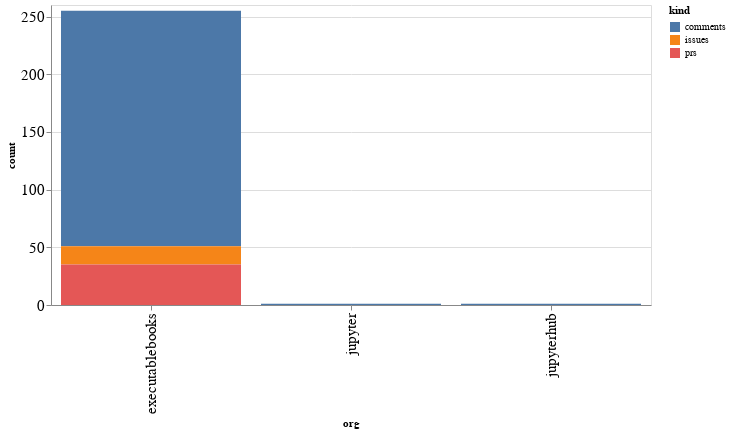

The notebook cell this image was saved under:
### Code cell
alt.Chart(org_summaries, width=600).mark_bar().encode(
    x='org',
    y='count',
    color='kind',
    tooltip="org"
)

### Figure 1 — Vega-Lite specification as saved in the notebook (floating-point values rounded to 4 significant figures)
{"config": {"axisLeft": {"labelFontSize": 15}, "axisBottom": {"labelFontSize": 15}}, "data": {"name": "data-0e54b19a8d0bcf68b391f3ec16946c8d"}, "mark": "bar", "encoding": {"color": {"type": "nominal", "field": "kind"}, "tooltip": {"type": "nominal", "field": "org"}, "x": {"type": "nominal", "field": "org"}, "y": {"type": "quantitative", "field": "count"}}, "width": 600, "$schema": "https://vega.github.io/schema/vega-lite/v4.8.1.json", "datasets": {"data-0e54b19a8d0bcf68b391f3ec16946c8d": [{"org": "executablebooks", "kind": "comments", "count": 204}, {"org": "executablebooks", "kind": "issues", "count": 16}, {"org": "executablebooks", "kind": "prs", "count": 35}, {"org": "jupyter", "kind": "comments", "count": 1}, {"org": "jupyterhub", "kind": "comments", "count": 1}]}}
